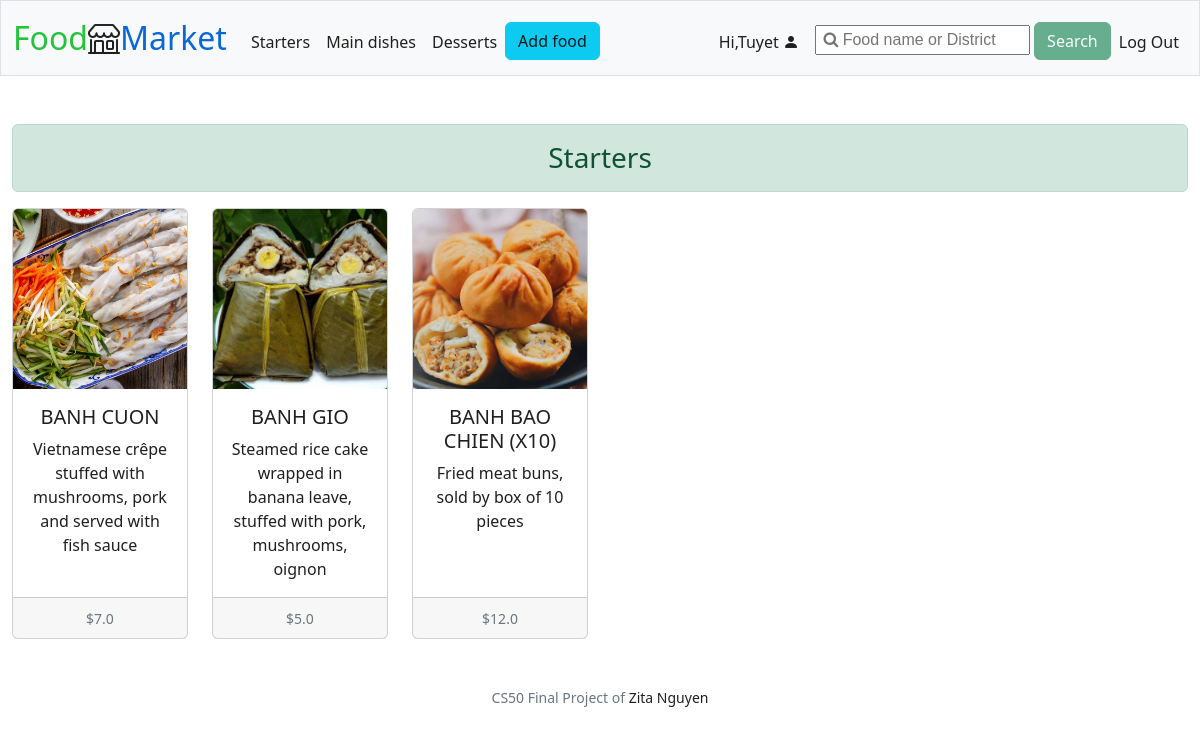
The page /starters (signed in) on the database its author committed.
### tables this page shows
CREATE TABLE food (
id INTEGER PRIMARY KEY AUTOINCREMENT, 
category TEXT NOT NULL,
name TEXT NOT NULL,
photo BLOB NOT NULL,
description TEXT NOT NULL,
price REAL NOT NULL,
date DATETIME NOT NULL,
user_id INTEGER NOT NULL,
FOREIGN KEY (user_id) REFERENCES users (id)
);

### app.py (the view)
@app.route("/starters", methods=["GET"])
@login_required
def starters():
    starters = query_get_starters()
    return render_template("starters.html", starters=starters)

### app.py (called while the page is built)
@app.after_request
def after_request(response):
    response.headers["Cache-Control"] = "no-cache, no-store, must-revalidate"
    response.headers["Expires"] = 0
    response.headers["Pragma"] = "no-cache"
    return response

### helpers.py (called while the page is built)
def login_required(f):
    @wraps(f)
    def decorated_function(*args, **kwargs):
        if session.get("user_id") is None:
            return redirect("/login")
        return f(*args, **kwargs)
    return decorated_function

### queries.py (called while the page is built)
def query_get_starters():
    conn = sqlite3.connect("market.db")
    c = conn.cursor()
    c.execute("SELECT * FROM food WHERE category='Starter' ")
    starters = c.fetchall()
    conn.close()
    return starters

### templates/starters.html (shortened to what this page needs)
{% extends "layout.html" %}
{% block main %}
<div class="alert alert-success text-center h3" role="alert">
  Starters
</div>
<div class="row row-cols-1 row-cols-lg-6 row-cols-md-3 g-4 text-center">
  {% if not starters %}
    <div class="col">
      <div class="card h-100">
        <img class="card-img-top" src="{{url_for('static', filename='photos/no_food.jpeg')}}" alt="No product">
        <div class="card-body">
          <p class="card-text">No starter.</p>
        </div>
      </div>
    </div>
  {% else %}
    {% for starter in starters %}
      <div class="col">
        <a href="/product/{{ starter[0] }}">
          <div class="card h-100">
            <img src="{{url_for('static', filename='photos/' + starter[3])}}" class="card-img-top" alt="{{ starter[2] }}">
            <div class="card-body">
              <h5 class="card-title">{{ starter[2] }}</h5>
              <p class="card-text">{{ starter[4] }}</p>
            </div>
            <div class="card-footer">
              <small class="text-muted">${{ starter[5] }}</small>
            </div>
          </div>
        </a>
      </div>
    {% endfor %}
  {% endif %}
</div>
{% endblock %}

### static/styles.css (style rules this page uses)
a:link, a:visited { text-decoration: none; color: rgba(7, 7, 7, 0.9); }
.card-img-top { width: 100%; height: 15vw; object-fit: cover; }
.card-title { text-transform: uppercase; }

### rows shown on the page
food: photo (picture), name "BANH CUON", description "Vietnamese crêpe stuffed with mushrooms, pork and served with fish sauce", price "7.0"
food: photo (picture), name "BANH GIO", description "Steamed rice cake wrapped in banana leave, stuffed with pork, mushrooms, oignon", price "5.0"
food: photo (picture), name "BANH BAO CHIEN (X10)", description "Fried meat buns, sold by box of 10 pieces", price "12.0"

### other values the page prints
{{ session["user_name"].capitalize() }} "Tuyet"
